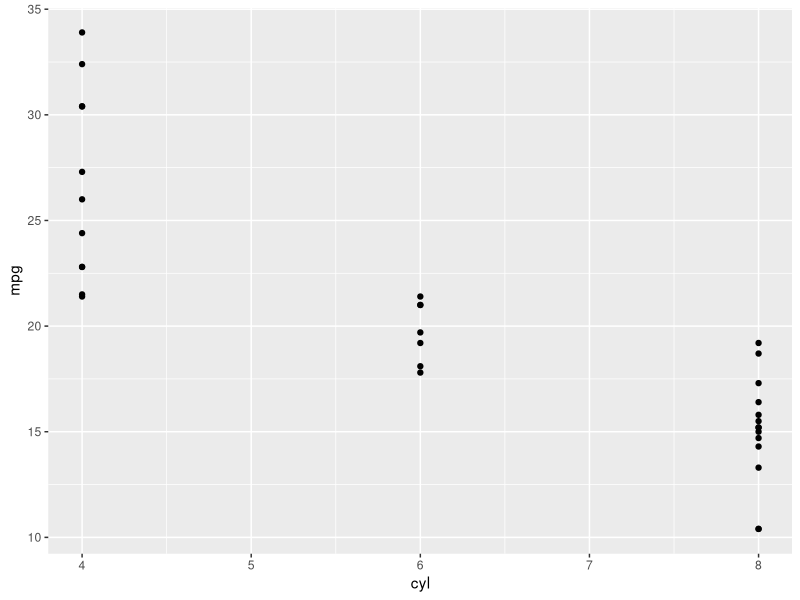
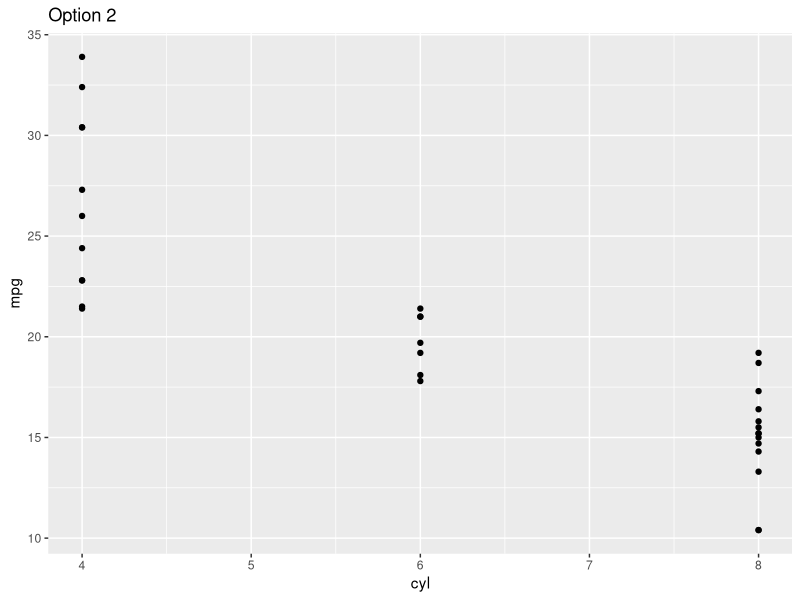
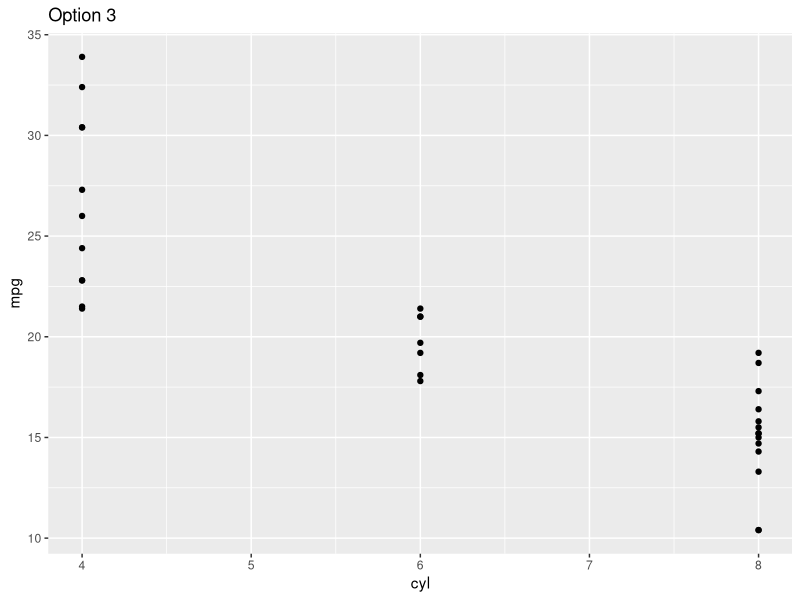
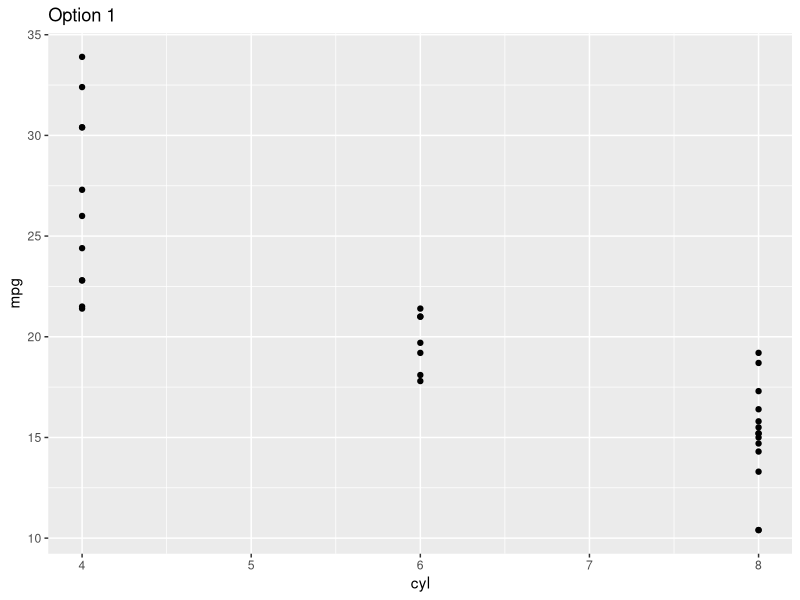
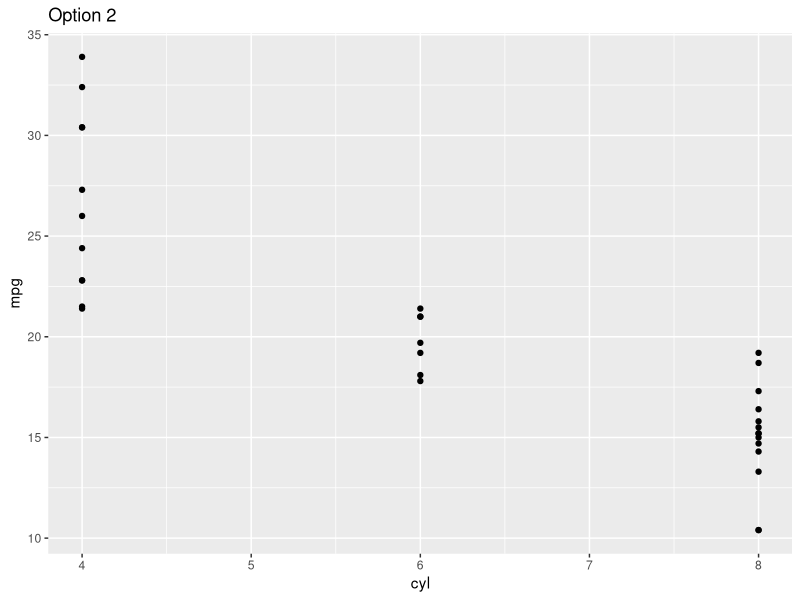
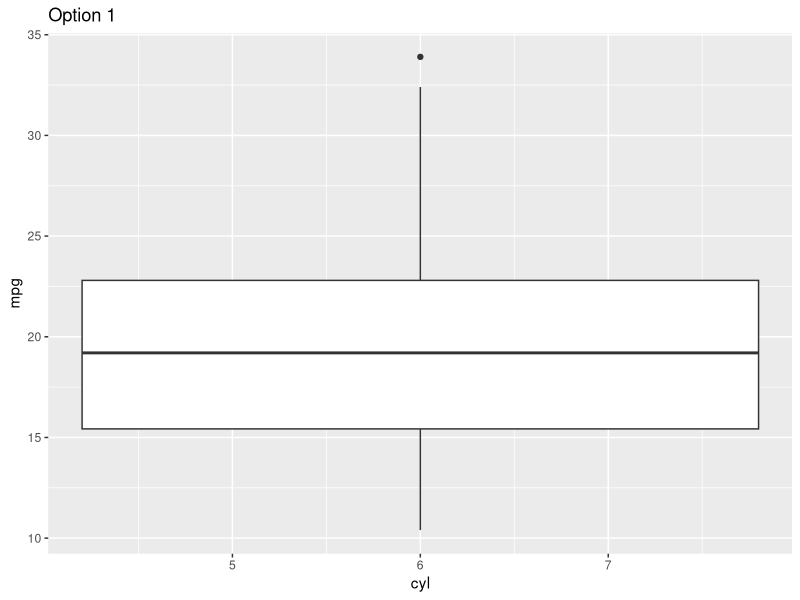
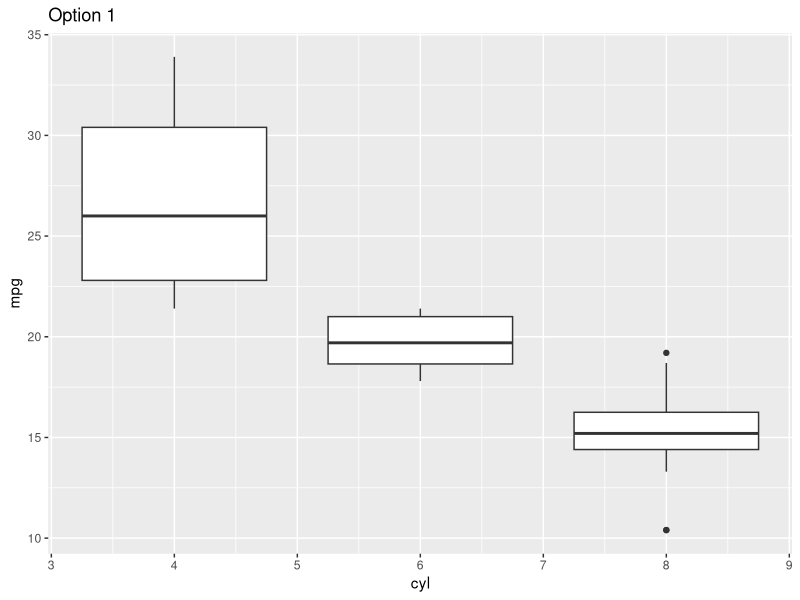
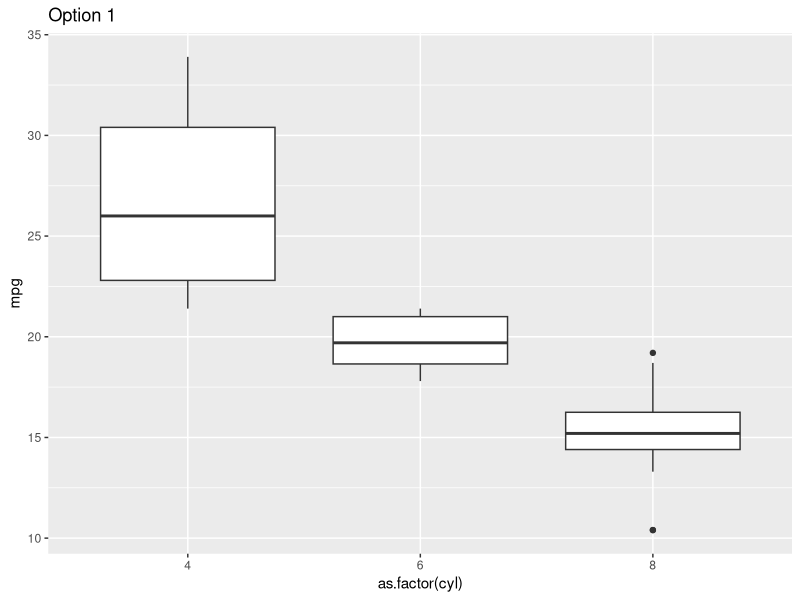

Write the R code that produced these figures, in order.
###  Basic Data Visualization using ggplot2
### Author: Bernhard Scheliga
### Date: 17/12/2020


### all material linked below was accessed: 17/12/2020


### loading ggplot2 directly
library(ggplot2)

### Loading ggplot2 indirectly through tidyverse
library(tidyverse)

### loading data set
df_cars <- mtcars


##### Basic ggplot syntax
#### Declaring or defining which data is used

#Note: 3 ways to do this, yielding the same result 

### Option 1
ggplot(df_cars)+geom_point(aes(cyl,mpg))# Data set defined "globally", Variable defined "locally"
### Option 2
ggplot(df_cars, aes(cyl,mpg))+geom_point() +ggtitle("Option 2")# Data set and variables defined "globally" 

### Option 3
ggplot() + geom_point(aes(cyl,mpg),df_cars) +ggtitle("Option 3")# Data set and variables defined "locally"

# I would choose either option 2  or option 1


### difference between Option 1 & 2

## Option 1 Data set global & Var local

### Scatterplot
# link: https://ggplot2.tidyverse.org/reference/geom_point.html

## Option 1 Data set global & Var local
ggplot(df_cars)+geom_point(aes(cyl,mpg))+ggtitle("Option 1")

## Option 2: Data set & Var global
ggplot(df_cars, aes(cyl,mpg))+geom_point() +ggtitle("Option 2")


### Boxplot
# link: http://www.sthda.com/english/wiki/ggplot2-box-plot-quick-start-guide-r-software-and-data-visualization

## Option 1 Data set global & Var local
ggplot(df_cars)+geom_boxplot(aes(cyl,mpg))+ggtitle("Option 1")# Note ggplot does not know, you want cylinders seperate
# use either group
ggplot(df_cars)+geom_boxplot(aes(cyl,mpg, group=cyl))+ggtitle("Option 1")
# or define cyl as factor
ggplot(df_cars)+geom_boxplot(aes(as.factor(cyl),mpg))+ggtitle("Option 1")


## Option 2: Data set & Var global
ggplot(df_cars, aes(cyl,mpg))+geom_boxplot()+ggtitle("Option 2")
ggplot(df_cars, aes(cyl,hp))+geom_boxplot(aes(group=cyl))+ggtitle("Option 2")


## line plot 
## Option 1 Data set global & Var local
ggplot(df_cars)+geom_line(aes(cyl,mpg))+ggtitle("Option 1")
## Option 2: Data set & Var global
ggplot(df_cars, aes(cyl,mpg))+geom_line() +ggtitle("Option 2")
## if it looks funny, try grouping or as.factor
ggplot(df_cars, aes(cyl,mpg))+geom_line(aes(group=cyl))+ggtitle("Option 2")

# plotting order
#Note: You can save the plot as object in the Global Environment
ggplot(df_cars, aes(cyl,mpg))+geom_line()

#adding Points
ggplot(df_cars, aes(cyl,mpg))+geom_line()+
  geom_point()

# adding boxplot
ggplot(df_cars, aes(cyl,mpg))+geom_line()+
  geom_point()+
  geom_boxplot()

# Rearranging plotting order (aka "layers", I think)
ggplot(df_cars, aes(cyl,mpg))+
  geom_boxplot()+
  geom_line()+
  geom_point(aes(colour="red"))



### aesthetic aes()
#source: https://ggplot2.tidyverse.org/reference/geom_point.html

#Note you can save your plot as an object
p <- ggplot(mtcars, aes(wt, mpg))
p + geom_point()
# Add aesthetic mappings
p + geom_point(aes(colour = factor(cyl)))
p + geom_point(aes(shape = factor(cyl)))
# A "bubblechart":
p + geom_point(aes(size = qsec))

# Set aesthetics to fixed value
ggplot(mtcars, aes(wt, mpg)) + geom_point(colour = "lightgreen", size = 3)


# Varying alpha (transparency) is useful for large datasets
d <- ggplot(diamonds, aes(carat, price))
d + geom_point()

d + geom_point(alpha = 1/10)

d + geom_point(alpha = 1/100)

#For shapes that have a border (like 21), you can colour the inside and
# outside separately
ggplot(mtcars, aes(wt, mpg)) +
  geom_point(shape = 21, colour = "black", fill = "red", size = 5, stroke = 1)



p <- ggplot(mtcars, aes(mpg, wt, shape = factor(cyl)))

p + geom_point(colour = "black", size = 4.5) +
  geom_point(colour = "pink", size = 4) +
  geom_point(aes(shape = factor(cyl)))

p2<- p + geom_point(colour = "black", size = 4.5) +
  geom_point(colour = "pink", size = 4) +
  geom_point(aes(shape = factor(cyl)))



####### Themes
#     https://ggplot2.tidyverse.org/reference/ggtheme.html
#     https://ggplot2.tidyverse.org/reference/theme_get.html
library(ggthemes)

theme_set(theme_classic())
# Use theme_set() to completely override the current theme.

theme_set(theme_bw())
p2
theme_set(theme_minimal())
p2
theme_set(theme_dark())
p2
theme_set(theme_bw())


##### Making a plot look nice
# https://ggplot2.tidyverse.org/reference/ggtheme.html


########## Labels 

mtcars2 <- within(mtcars, {
  vs <- factor(vs, labels = c("V-shaped", "Straight"))
  am <- factor(am, labels = c("Automatic", "Manual"))
  cyl  <- factor(cyl)
  gear <- factor(gear)
})


ggplot(mtcars2) +
  geom_point(aes(x = wt, y = mpg, colour = gear))



p1 <- ggplot(mtcars2) +
  geom_point(aes(x = wt, y = mpg, colour = gear)) +
  labs(title = "Fuel economy declines as weight increases",
       subtitle = "(1973-74)",
       caption = "Data from the 1974 Motor Trend US magazine.",
       tag = "Figure 1",
       x = "Weight (1000 lbs)",
       y = "Fuel economy (mpg)",
       colour = "Gears")



p1 + facet_grid(vs ~ am)

### Special Character in labels



#https://rstudio-pubs-static.s3.amazonaws.com/136237_170402e5f0b54561bf7605bdea98267a.html

#qplot() quick plot
qplot(1,1) + labs(x = expression(paste("NO"[3]^-{}, " (mgN/L)")),
                  y = expression(paste(delta^{15}, " N-NO"[3]^-{}, "(vs air)")))


# Superscript, subscript, isotopes in facets
qplot(wt, mpg, data = mtcars) + facet_grid(. ~ cyl)
# adding a new column to dataset for the new labels
mtcars$cyl2 <- factor(mtcars$cyl, labels = c("delta^{15}*N-NO[3]^-{}", "NO[3]^-{}", "sqrt(x,y)"))
qplot(wt, mpg, data = mtcars) + facet_grid(. ~ cyl2)

# to render these the way we want, we use labeller = label_parsed because we want to parse
qplot(wt, mpg, data = mtcars) + facet_grid(. ~ cyl2,
                                           labeller = label_parsed)


####  Annotate

qplot(c(1,50), c(1,50)) + # Two Point one at 1,1 & one at 50,50
  annotate("text", x = 15, y = 25, parse = TRUE, label = as.character(expression(delta^{15}*"N-NO"[3]^-{}*" (‰ vs air)"))) +
  annotate("text", x = 20, y = 35, size = 7, parse = TRUE, label = as.character(expression(paste(H[2],PO[4]^"-"))))



####### tick mark and labels
#source http://www.sthda.com/english/wiki/ggplot2-axis-ticks-a-guide-to-customize-tick-marks-and-labels




# Convert dose column from numeric to factor variable. It makes plotting easier
ToothGrowth$dose <- as.factor(ToothGrowth$dose)
p <- ggplot(ToothGrowth, aes(x=dose, y=len)) + geom_boxplot()
p

# Change the appearance and the orientation angle
# of axis tick labels
p <- p + theme(axis.text.x = element_text(face="bold", color="#993333", 
                                          size=14, angle=45),
               axis.text.y = element_text(face="bold", color="#993333", 
                                          size=14, angle=45))

# Hide x an y axis tick mark labels
p + theme(
  axis.text.x = element_blank(),
  axis.text.y = element_blank())
# Remove axis ticks and tick mark labels
p + theme(
  axis.text.x = element_blank(),
  axis.text.y = element_blank(),
  axis.ticks = element_blank())

# Change the line type and color of axis lines
p + theme( axis.line = element_line(colour = "red", 
                                    size = 1, linetype = "dashed"))

#### Set axis ticks for discrete and continuous axes
# default plot
p
# Change the order of items
# Change the x axis name
p + scale_x_discrete(name ="Dose (mg)", 
                     limits=c("2","1","0.5"))
